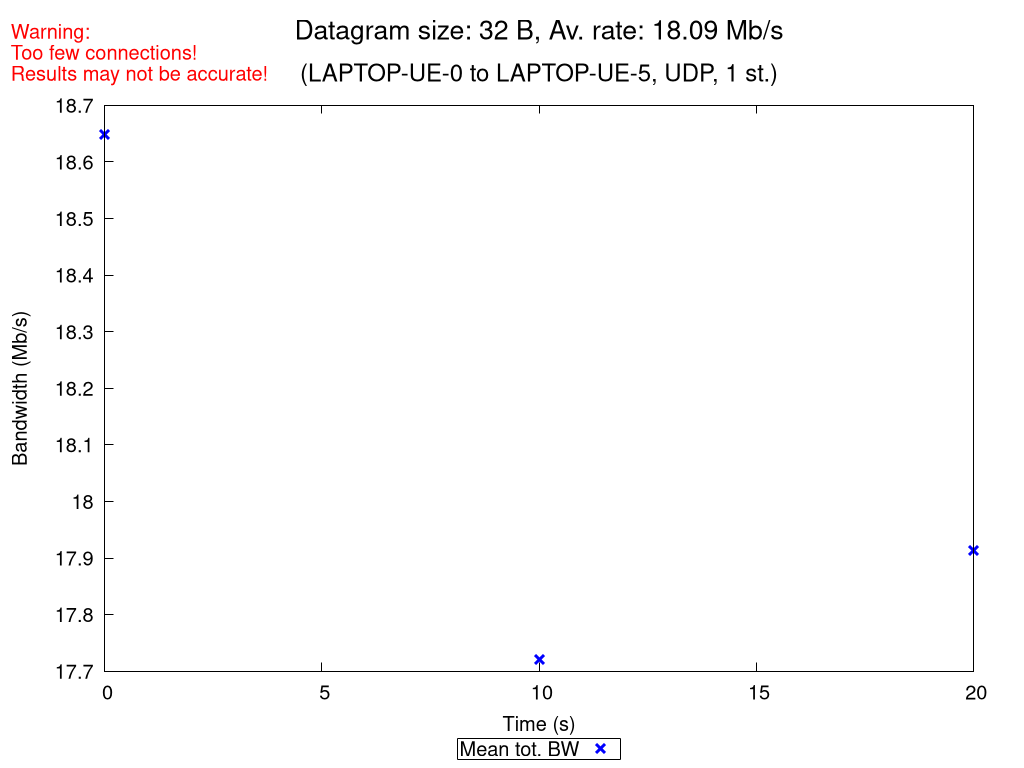

Write the gnuplot code that produced this figure.
set terminal pngcairo nocrop enhanced size 1024,768 font "Verdana,15"
set output "UDP_1_st_2020_10_12_09-43-44_one2two_00032B.png"

set title "{/=20 Datagram size: 32 B, Av. rate: 18.09 Mb/s}\n\n{/=18 (LAPTOP-UE-0 to LAPTOP-UE-5, UDP, 1 st.)}"
set label "Warning:\nToo few connections!\nResults may not be accurate!" at screen 0.01, screen 0.96 tc rgb "red"

set xlabel "Time (s)"
set ylabel "Bandwidth (Mb/s)"
set ytics nomirror
set key bmargin center horizontal box samplen 1 width -1
set bmargin 4.6
set rmargin 4.5

rf = 1000000.0  # rate factor
set style fill transparent solid 0.2 noborder
set autoscale xfix
plot "UDP_1_st_2020_10_12_09-43-44_one2two_00032B_iperf_processed.dat" using 1:($2/rf-$3/rf):($2/rf+$3/rf) with filledcurves lc rgb "blue" notitle, \
     "" using 1:($2/rf) with points pt 2 ps 1.5 lw 3 lc rgb "blue" title "Mean tot. BW", \
